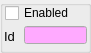
  <widget class="QGroupBox" name="detectorIDGB">
   <property name="geometry">
    <rect>
     <x>832</x>
     <y>4</y>
     <width>91</width>
     <height>53</height>
    </rect>
   </property>
   <property name="toolTip">
    <string>&lt;!DOCTYPE HTML PUBLIC &quot;-//W3C//DTD HTML 4.0//EN&quot; &quot;http://www.w3.org/TR/REC-html40/strict.dtd&quot;&gt;
&lt;html&gt;&lt;head&gt;&lt;meta name=&quot;qrichtext&quot; content=&quot;1&quot; /&gt;&lt;style type=&quot;text/css&quot;&gt;
p, li { white-space: pre-wrap; }
&lt;/style&gt;&lt;/head&gt;&lt;body style=&quot; font-family:'Sans Serif'; font-size:9pt; font-weight:400; font-style:normal;&quot;&gt;
&lt;table style=&quot;-qt-table-type: root; margin-top:4px; margin-bottom:4px; margin-left:4px; margin-right:4px;&quot;&gt;
&lt;tr&gt;
&lt;td style=&quot;border: none;&quot;&gt;
&lt;p align=&quot;center&quot; style=&quot; margin-top:0px; margin-bottom:0px; margin-left:0px; margin-right:0px; -qt-block-indent:0; text-indent:0px;&quot;&gt;&lt;span style=&quot; font-size:18pt; font-weight:600; text-decoration: underline; color:#0000ff;&quot;&gt;Enabled flag&lt;/span&gt;&lt;/p&gt;
&lt;p style=&quot;-qt-paragraph-type:empty; margin-top:0px; margin-bottom:0px; margin-left:0px; margin-right:0px; -qt-block-indent:0; text-indent:0px;&quot;&gt;&lt;/p&gt;
&lt;p style=&quot; margin-top:0px; margin-bottom:0px; margin-left:0px; margin-right:0px; -qt-block-indent:0; text-indent:0px;&quot;&gt;This check-box includes/excludes the current&lt;/p&gt;
&lt;p style=&quot; margin-top:0px; margin-bottom:0px; margin-left:0px; margin-right:0px; -qt-block-indent:0; text-indent:0px;&quot;&gt;detector from the list of elements of this telescope. &lt;/p&gt;
&lt;p style=&quot;-qt-paragraph-type:empty; margin-top:0px; margin-bottom:0px; margin-left:0px; margin-right:0px; -qt-block-indent:0; text-indent:0px;&quot;&gt;&lt;/p&gt;
&lt;p style=&quot; margin-top:0px; margin-bottom:0px; margin-left:0px; margin-right:0px; -qt-block-indent:0; text-indent:0px;&quot;&gt;The ID uniquely identifies each detector.&lt;/p&gt;&lt;/td&gt;&lt;/tr&gt;&lt;/table&gt;&lt;/body&gt;&lt;/html&gt;</string>
   </property>
   <property name="title">
    <string/>
   </property>
   <widget class="customCheckBox" name="detectorInUseCB">
    <property name="geometry">
     <rect>
      <x>5</x>
      <y>2</y>
      <width>81</width>
      <height>22</height>
     </rect>
    </property>
    <property name="cursor">
     <cursorShape>PointingHandCursor</cursorShape>
    </property>
    <property name="toolTip">
     <string>&lt;!DOCTYPE HTML PUBLIC &quot;-//W3C//DTD HTML 4.0//EN&quot; &quot;http://www.w3.org/TR/REC-html40/strict.dtd&quot;&gt;
&lt;html&gt;&lt;head&gt;&lt;meta name=&quot;qrichtext&quot; content=&quot;1&quot; /&gt;&lt;style type=&quot;text/css&quot;&gt;
p, li { white-space: pre-wrap; }
&lt;/style&gt;&lt;/head&gt;&lt;body style=&quot; font-family:'Sans Serif'; font-size:9pt; font-weight:400; font-style:normal;&quot;&gt;
&lt;table border=&quot;0&quot; style=&quot;-qt-table-type: root; margin-top:4px; margin-bottom:4px; margin-left:4px; margin-right:4px;&quot;&gt;
&lt;tr&gt;
&lt;td style=&quot;border: none;&quot;&gt;
&lt;p align=&quot;center&quot; style=&quot; margin-top:0px; margin-bottom:0px; margin-left:0px; margin-right:0px; -qt-block-indent:0; text-indent:0px;&quot;&gt;&lt;span style=&quot; font-size:18pt; font-weight:600; text-decoration: underline; color:#0000ff;&quot;&gt;Enabled flag&lt;/span&gt;&lt;/p&gt;
&lt;p style=&quot;-qt-paragraph-type:empty; margin-top:0px; margin-bottom:0px; margin-left:0px; margin-right:0px; -qt-block-indent:0; text-indent:0px;&quot;&gt;&lt;/p&gt;
&lt;p style=&quot; margin-top:0px; margin-bottom:0px; margin-left:0px; margin-right:0px; -qt-block-indent:0; text-indent:0px;&quot;&gt;Check this box to make &lt;span style=&quot; font-weight:600;&quot;&gt;this&lt;/span&gt; particular station an active component  of the telescope&lt;/p&gt;&lt;/td&gt;&lt;/tr&gt;&lt;/table&gt;&lt;/body&gt;&lt;/html&gt;</string>
    </property>
    <property name="text">
     <string>Enabled</string>
    </property>
   </widget>
   <widget class="customLineEdit" name="detectorIdLE">
    <property name="geometry">
     <rect>
      <x>24</x>
      <y>26</y>
      <width>63</width>
      <height>18</height>
     </rect>
    </property>
    <property name="palette">
     <palette>
      <active>
       <colorrole role="Base">
        <brush brushstyle="SolidPattern">
         <color alpha="255">
          <red>255</red>
          <green>170</green>
          <blue>255</blue>
         </color>
        </brush>
       </colorrole>
      </active>
      <inactive>
       <colorrole role="Base">
        <brush brushstyle="SolidPattern">
         <color alpha="255">
          <red>255</red>
          <green>170</green>
          <blue>255</blue>
         </color>
        </brush>
       </colorrole>
      </inactive>
      <disabled>
       <colorrole role="Base">
        <brush brushstyle="SolidPattern">
         <color alpha="255">
          <red>212</red>
          <green>208</green>
          <blue>200</blue>
         </color>
        </brush>
       </colorrole>
      </disabled>
     </palette>
    </property>
    <property name="font">
     <font>
      <pointsize>10</pointsize>
      <weight>50</weight>
      <bold>false</bold>
     </font>
    </property>
   </widget>
   <widget class="QLabel" name="detectorIdLB">
    <property name="geometry">
     <rect>
      <x>4</x>
      <y>28</y>
      <width>19</width>
      <height>16</height>
     </rect>
    </property>
    <property name="palette">
     <palette>
      <active>
       <colorrole role="Text">
        <brush brushstyle="SolidPattern">
         <color alpha="255">
          <red>170</red>
          <green>0</green>
          <blue>127</blue>
         </color>
        </brush>
       </colorrole>
      </active>
      <inactive>
       <colorrole role="Text">
        <brush brushstyle="SolidPattern">
         <color alpha="255">
          <red>170</red>
          <green>0</green>
          <blue>127</blue>
         </color>
        </brush>
       </colorrole>
      </inactive>
      <disabled>
       <colorrole role="Text">
        <brush brushstyle="SolidPattern">
         <color alpha="255">
          <red>106</red>
          <green>104</green>
          <blue>100</blue>
         </color>
        </brush>
       </colorrole>
      </disabled>
     </palette>
    </property>
    <property name="font">
     <font>
      <pointsize>10</pointsize>
      <weight>50</weight>
      <bold>false</bold>
     </font>
    </property>
    <property name="text">
     <string>Id</string>
    </property>
   </widget>
  </widget>
